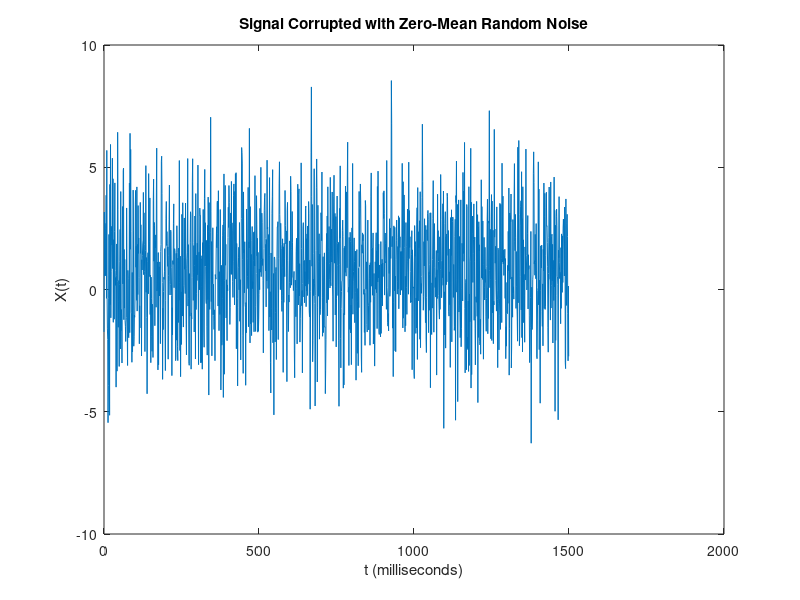
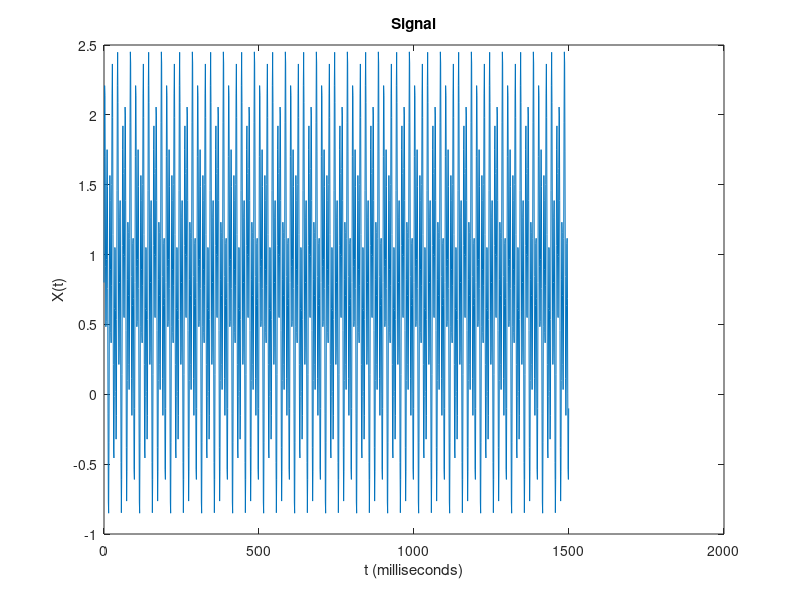
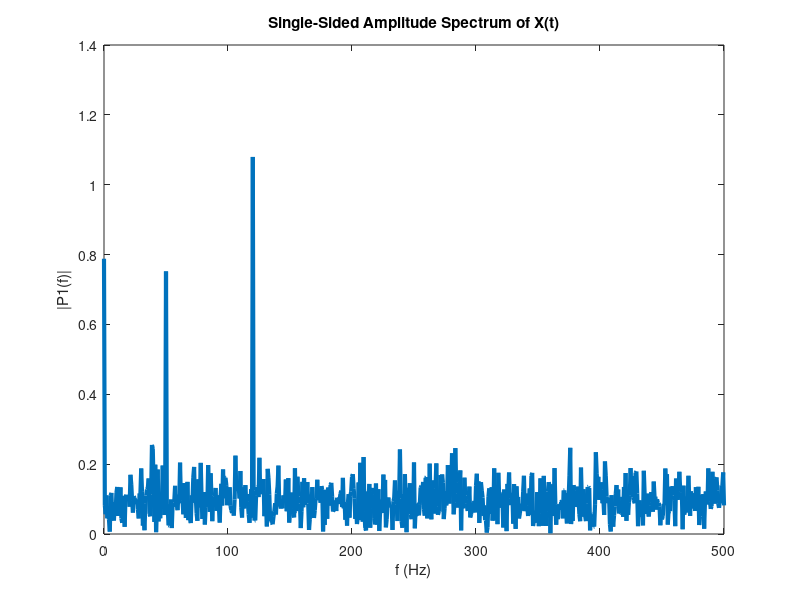
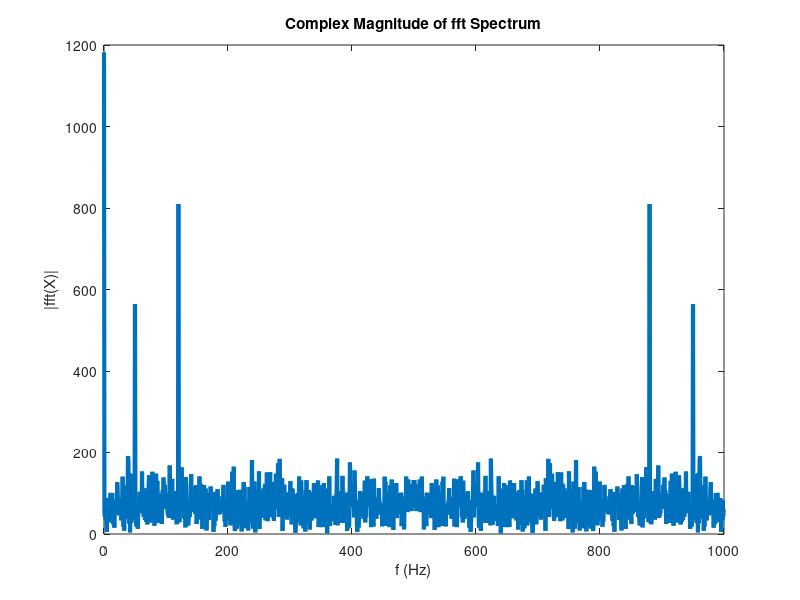

The MATLAB source for these figures, in order: (Note: this script raises an error after producing the figures.)
%Alright, we need to figure this out.
%Frank needs to correctly use the spectrum to separate the timeseries.

%Sampling frequency: 1 kHz
%Signal duration: 1.5 seconds

Fs = 1000;            % Sampling frequency                    
T = 1/Fs;             % Sampling period       
L = 1500;             % Length of signal
t = (0:L-1)*T;        % Time vector

S = 0.8 + 0.7*sin(2*pi*50*t) + sin(2*pi*120*t);

data = S + 2*randn(size(t));


figure()
plot(1000*t,data)
title("Signal Corrupted with Zero-Mean Random Noise")
xlabel("t (milliseconds)")
ylabel("X(t)")

figure()
plot(1000*t,S)
title("Signal")
xlabel("t (milliseconds)")
ylabel("X(t)")


Y = fft(data)
P2 = abs(Y/L);
P1 = P2(1:L/2+1);
P1(2:end-1) = 2*P1(2:end-1);


f = Fs/L*(0:(L/2));
figure()
plot(f,P1,"LineWidth",3) 
title("Single-Sided Amplitude Spectrum of X(t)")
xlabel("f (Hz)")
ylabel("|P1(f)|")


figure()
plot(Fs/L*(0:L-1),abs(Y),"LineWidth",3)
title("Complex Magnitude of fft Spectrum")
xlabel("f (Hz)")
ylabel("|fft(X)|")
figure()
plot(Fs/L*(-L/2:L/2-1),abs(fftshift(Y)),"LineWidth",3)
title("fft Spectrum in the Positive and Negative Frequencies")
xlabel("f (Hz)")
ylabel("|fft(X)|")


Y = fft(S);
P2 = abs(Y/L);
P1 = P2(1:L/2+1);
P1(2:end-1) = 2*P1(2:end-1);
figure()
plot(f,P1,"LineWidth",3) 
title("Single-Sided Amplitude Spectrum of S(t)")
xlabel("f (Hz)")
ylabel("|P1(f)|")

 %Franks Hanning Window Implementation

Fs = 1000;            % Sampling frequency                    
T = 1/Fs;             % Sampling period       
L = 1500;             % Length of signal
t = (0:L-1)*T;        % Time vector
f = Fs/L*(0:(L/2));

S = 0.8 + 0.7*sin(2*pi*50*t) + sin(2*pi*120*t);

data = S + 2*randn(size(t));
hannWind = hanning(40);


dataTest = data.*hannWind;

figure()
wvtool(hannWind)


Ywindow = fft(dataTest);
P2window = abs(Ywindow/L);
P1window = P2window(1:L/2+1);
P1window(2:end-1) = 2*P1window(2:end-1);
figure()
plot(f,P1window,"LineWidth",3) 
title("Single-Sided Amplitude Spectrum of S(t)")
xlabel("f (Hz)")
ylabel("|P1(f)|")




Y = fft(data);
P2 = abs(Y/L);
P1 = P2(1:L/2+1);
P1(2:end-1) = 2*P1(2:end-1);
figure()
plot(f,P1,"LineWidth",3) 
title("Single-Sided Amplitude Spectrum of S(t)")
xlabel("f (Hz)")
ylabel("|P1(f)|")




%%
% Okay, gotta experiment with my data
% 1hz = 1 per second
% 1/3600 Hz = 1 per hour? I think
% Frank ran "deepCutz"
deepCutz
clearvars -except receiverData oneDrive githubToolbox
close all

%
Fs = 1/3600;        % Sampling Frequency, hourly
T = 1/Fs            % Sample Period
L = length(receiverData{5}.HourlyDets)          % Length of Signal
t = (0:L-1)*T;

%Testing my data
T = receiverData{5}.DT
% T2 = receiverData{5}.DT
data = receiverData{5}.HourlyDets';
window = hanning(40);

f = Fs/L*(0:(L/2));

figure()
plot(T,data)
title("Row in the Time Domain")

%
Y = fft(data);
P2 = abs(Y/L);
P1 = P2(1:L/2+1);
P1(2:end-1) = 2*P1(2:end-1);
figure()
plot(f,P1,"LineWidth",3) 
title("FFT: Off Reef, No Window")
xlabel("f (Hz)")
ylabel("|P1(f)|")


%%
dataTest = data.*window;


Ywindow = fft(dataTest);
P2window = abs(Ywindow/L);
P1window = P2window(1:L/2+1);
P1window(2:end-1) = 2*P1window(2:end-1);
figure()
plot(f,P1window,"LineWidth",3) 
title("Single-Sided Amplitude Spectrum, Data: 80-Hour  Hanning Window, Off Reef")
xlabel("f (Hz)")
ylabel("|P1(f)|")


















%%




Y = fft(data,L);
windowY = fft(window.*data,:)

figure()
plot(Fs/L*(0:L-1),abs(Y),"LineWidth",3)
title("Complex Magnitude of fft Spectrum")
xlabel("f (Hz)")
ylabel("|fft(X)|")


%
figure()
plot(Fs/L*(-L/2:L/2-1),abs(fftshift(Y)),"LineWidth",3)
title("fft Spectrum in the Positive and Negative Frequencies")
xlabel("f (Hz)")
ylabel("|fft(X)|")


P2 = abs(Y/L);
P1 = P2(1:L/2+1);
P1(2:end-1) = 2*P1(2:end-1);


f = Fs/L*(0:(L/2));
plot(f,P1,"LineWidth",3) 
title("Single-Sided Amplitude Spectrum of X(t),NoFilter")
xlabel("f (Hz)")
ylabel("|P1(f)|")







%%
%Off reef is super obvious: tides and daily.
%On reef is not. Need to look at lowpass/highpass filters, or windowing.
Fs = 1/3600;        % Sampling Frequency
T = 1/Fs            % Sample Period
L = length(receiverData{5}.HourlyDets)          % Length of Signal
% L = length(receiverData{5}.HourlyDets)
t = (0:L-1)*T;


%Testing my data
T = receiverData{4}.DT
% T2 = receiverData{5}.DT
data = receiverData{4}.HourlyDets;
% X2 = receiverData{5}.HourlyDets;




%40 hour pass
wpass = 1/(40*3600);


dataHighFilter = highpass(data,wpass);
dataLowFilter   = lowpass(data,wpass);

Y = fft(dataHighFilter,L);
% Y2 = fft(X2,L2);

figure()
plot(Fs/L*(0:L-1),abs(Y),"LineWidth",3)
title("Complex Magnitude of fft Spectrum")
xlabel("f (Hz)")
ylabel("|fft(X)|")


%
figure()
plot(Fs/L*(-L/2:L/2-1),abs(fftshift(Y)),"LineWidth",3)
title("fft Spectrum in the Positive and Negative Frequencies")
xlabel("f (Hz)")
ylabel("|fft(X)|")


P2 = abs(Y/L);
P1 = P2(1:L/2+1);
P1(2:end-1) = 2*P1(2:end-1);


f = Fs/L*(0:(L/2));
plot(f,P1,"LineWidth",3) 
title("Single-Sided Amplitude Spectrum of X(t), HighFilter")
xlabel("f (Hz)")
ylabel("|P1(f)|")

%
Y = fft(dataLowFilter,L);
% Y2 = fft(X2,L2);

figure()
plot(Fs/L*(0:L-1),abs(Y),"LineWidth",3)
title("Complex Magnitude of fft Spectrum")
xlabel("f (Hz)")
ylabel("|fft(X)|")


%
figure()
plot(Fs/L*(-L/2:L/2-1),abs(fftshift(Y)),"LineWidth",3)
title("fft Spectrum in the Positive and Negative Frequencies")
xlabel("f (Hz)")
ylabel("|fft(X)|")


P2 = abs(Y/L);
P1 = P2(1:L/2+1);
P1(2:end-1) = 2*P1(2:end-1);


f = Fs/L*(0:(L/2));
plot(f,P1,"LineWidth",3) 
title("Single-Sided Amplitude Spectrum of X(t), LowFilter")
xlabel("f (Hz)")
ylabel("|P1(f)|")







%%


Fs = 1000;                    % Sampling frequency
T = 1/Fs;                     % Sampling period
L = 1000;                     % Length of signal
t = (0:L-1)*T;                % Time vector

x1 = cos(2*pi*50*t);          % First row wave
x2 = cos(2*pi*150*t);         % Second row wave
x3 = cos(2*pi*300*t);         % Third row wave

data = [x1; x2; x3];

figure()
for i = 1:3
    subplot(3,1,i)
    plot(t(1:100),data(i,1:100))
    title("Row " + num2str(i) + " in the Time Domain")
end


dim = 2;
Y = fft(data,L,dim);
P2 = abs(Y/L);
P1 = P2(:,1:L/2+1);
P1(:,2:end-1) = 2*P1(:,2:end-1);

figure()
for i=1:3
    subplot(3,1,i)
    plot(0:(Fs/L):(Fs/2-Fs/L),P1(i,1:L/2))
    title("Row " + num2str(i) + " in the Frequency Domain")
end


%%
%Frank testing ADCP?

tidalAnalysis2020
clearvars -except githubToolbox localplots oneDrive adcp rotUtideShore ut vt localPlots matlabToolbox oneDrive tideDN tideDT rotUtideShore rotVtideShore uz vz
close all

time = datetime(adcp.dn(1:2:end),'convertFrom','datenum')
uz = uz(1:2:end);
vz = vz(1:2:end);


Fs = 1/3600;        % Sampling Frequency, hourly
T = 1/Fs            % Sample Period
L = length(vz)          % Length of Signal
t = (0:L-1)*T;

%Testing my data
T = time;
% T2 = receiverData{5}.DT
data = uz;
window = hanning(1000);

%
wpass = 1/(40*3600);
dataHighFilter = highpass(data,wpass);
dataLowFilter   = lowpass(data,wpass);
%

f = Fs/L*(0:(L/2));




figure()
plot(T,data)
title("Row in the Time Domain")


Y = fft(dataLowFilter);
P2 = abs(Y/L);
P1 = P2(1:L/2+1);
P1(2:end-1) = 2*P1(2:end-1);
figure()
plot(f,P1,"LineWidth",3) 
title("ADCP no Window, U")
xlabel("f (Hz)")
ylabel("|P1(f)|")

title('ADCP Low Filter U')
%%
dataTest = data.*window;


Ywindow = fft(dataTest);
P2window = abs(Ywindow/L);
P1window = P2window(1:L/2+1);
P1window(2:end-1) = 2*P1window(2:end-1);
figure()
plot(f,P1window,"LineWidth",3) 
title("ADCP, 40 Window, U")
xlabel("f (Hz)")
ylabel("|P1(f)|")
